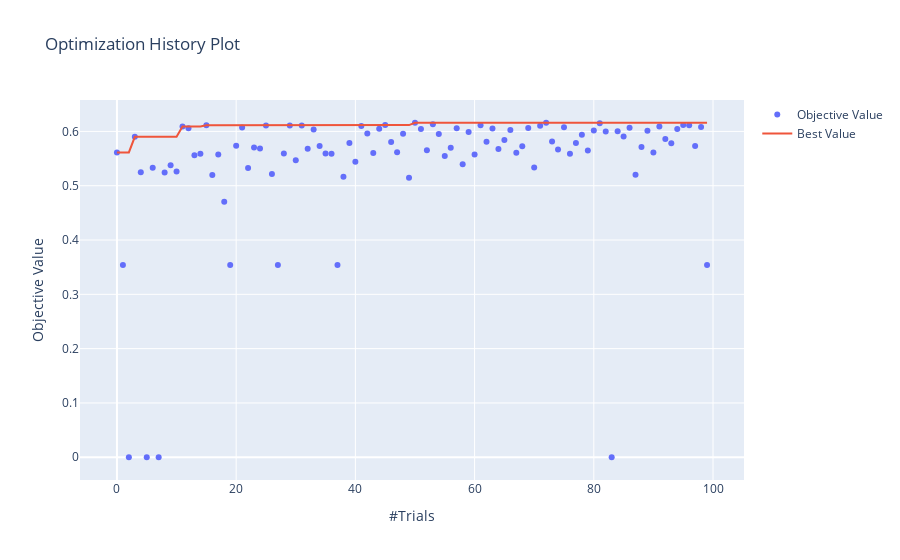

Notebook cell for this chart:
### Code cell
print('Highest F1 Score',study_rf_upsamp.best_value)

plot_optimization_history(study_rf_upsamp)
